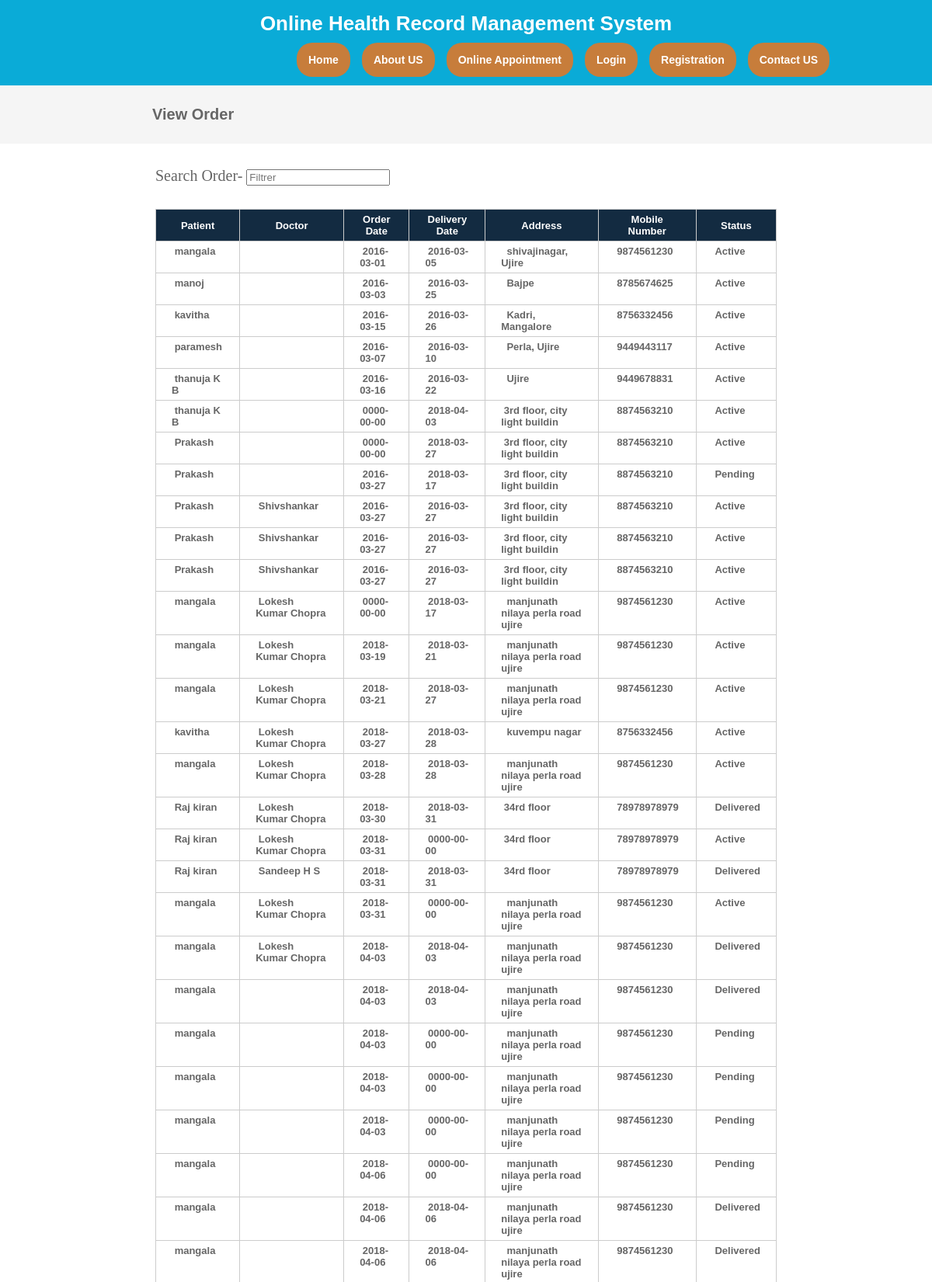
The page /vieworder.php (upper part) on the database its author committed.
### tables this page shows
CREATE TABLE `orders` (
  `orderid` int(10) NOT NULL,
  `patientid` int(10) NOT NULL,
  `doctorid` int(10) NOT NULL,
  `prescriptionid` int(10) NOT NULL,
  `orderdate` date NOT NULL,
  `deliverydate` date NOT NULL,
  `address` text NOT NULL,
  `mobileno` varchar(15) NOT NULL,
  `note` text NOT NULL,
  `status` varchar(10) NOT NULL,
  `payment_type` varchar(20) NOT NULL,
  `card_no` varchar(20) NOT NULL,
  `cvv_no` varchar(5) NOT NULL,
  `expdate` date NOT NULL,
  `card_holder` varchar(50) NOT NULL
);

CREATE TABLE `patient` (
  `patientid` int(10) NOT NULL,
  `patientname` varchar(50) NOT NULL,
  `admissiondate` date NOT NULL,
  `admissiontime` time NOT NULL,
  `address` varchar(250) NOT NULL,
  `mobileno` varchar(15) NOT NULL,
  `city` varchar(25) NOT NULL,
  `pincode` varchar(20) NOT NULL,
  `loginid` varchar(50) NOT NULL,
  `password` varchar(25) NOT NULL,
  `bloodgroup` varchar(20) NOT NULL,
  `gender` varchar(10) NOT NULL,
  `dob` date NOT NULL,
  `status` varchar(10) NOT NULL
);

CREATE TABLE `doctor` (
  `doctorid` int(10) NOT NULL,
  `doctorname` varchar(50) NOT NULL,
  `mobileno` varchar(15) NOT NULL,
  `departmentid` int(10) NOT NULL,
  `loginid` varchar(25) NOT NULL,
  `password` varchar(25) NOT NULL,
  `status` varchar(10) NOT NULL,
  `education` varchar(25) NOT NULL,
  `experience` float(11,1) NOT NULL,
  `consultancy_charge` float(10,2) NOT NULL
);

### vieworder.php (the view, shortened to what this page needs)
<?php
include("header.php");
include("dbconnection.php");
?>
<div class="wrapper col2">
  <div id="breadcrumb">
    <ul>
      <li class="first">View Order</li></ul>
  </div>
</div>
<div class="wrapper col4">
  <div id="container">
<section class="container">
<h2>Search Order- <input type="search" class="light-table-filter" data-table="order-table" placeholder="Filtrer" /></h2>
	<table class="order-table">
      <thead>
        <tr>
          <th>Patient</th>
          <th>Doctor</th>
          <th>Order Date</th>
          <th>Delivery Date</th>
          <th>Address</th>
          <th>Mobile Number</th>
          <th>Status</th>
        </tr>
        </thead>
         <tbody>
		 <?php
		$sql ="SELECT * FROM orders where orderid!='0' ";
		$qsql = mysqli_query($con,$sql);
		while($rs = mysqli_fetch_array($qsql))
		{
			$sqlpatient = "SELECT * FROM patient WHERE patientid='$rs[patientid]'";
			$qsqlpatient = mysqli_query($con,$sqlpatient);
			$rspatient = mysqli_fetch_array($qsqlpatient);
			$sqldoctor = "SELECT * FROM doctor WHERE doctorid='$rs[doctorid]'";
			$qsqldoctor = mysqli_query($con,$sqldoctor);
			$rsdoctor = mysqli_fetch_array($qsqldoctor);
        	echo "<tr>
          <td>&nbsp;$rspatient[patientname]</td>
          <td>&nbsp;$rsdoctor[doctorname]</td>
          <td>&nbsp;$rs[orderdate]</td>
          <td>&nbsp;$rs[deliverydate]</td>
		   <td>&nbsp;$rs[address]</td>
		    <td>&nbsp;$rs[mobileno]</td>
			 <td>&nbsp;";
			 if(isset($_SESSION[patientid]))
			{
				if($rs[status] == "Active")
				{
				echo "<a href='prescriptionorderreport.php?orderid=$rs[0]&prescriptionid=$rs[3]'>Orders</a>";
				}
				else
				{
				echo $rs[status];
				}
			}
			else
			{
				echo $rs[status];
			}
			 echo "</td>";
		echo "</tr>";
		}
		?>
      </tbody>
    </table>
    </section>
  </div>
</div>
<?php
include("footer.php");
?>

### layout/styles/layout.css (style rules this page uses)
html { overflow-y:scroll; }
body { margin:0; padding:0; font-size:13px; font-family:verdana, Arial, Helvetica, sans-serif; }
div.wrapper { display:block; width:100%; margin:0; text-align:left; }
.col2 { color:#666666; background-color:#F5F5F5; }
.col3, .col4 { color:#666666; background-color:#FFFFFF; }
#head, #gallery, #breadcrumb, #container, #footer { display:block; position:relative; padding: 0; margin:0 auto; }
#breadcrumb { padding: 26px 196px; font-size: 20px; font-weight: bold; }
#breadcrumb ul { margin:0; padding:0; list-style:none; }
#breadcrumb ul li { display:inline; }
#breadcrumb ul li.first { font-weight:bold; font-size: 20px; }
#container { padding: 30px 200px; }
#container h1, #container h2, #container h3, #container h4, #container h5, #container h6 { margin:0 0 15px 0; padding:0 0 15px 0; line-height:normal; font-weight:normal; font-size:20px; font-family:Georgia, "Times New Roman", Times, serif; }

### layout/styles/tables.css (style rules this page uses)
table { width:100%; border-collapse:collapse; table-layout:auto; vertical-align:top; margin-bottom:15px; border:1px solid #CCCCCC; }
table thead th { color:#FFFFFF; background-color:#132B41; border:1px solid #CCCCCC; border-collapse:collapse; text-align:center; table-layout:auto; vertical-align:middle; }
table tbody td { vertical-align:top; border-collapse:collapse; border-left:1px solid #CCCCCC; border-right:1px solid #CCCCCC; border-top:1px solid #CCCCCC; }
table thead th, table tbody td { padding:5px 20px; border-collapse:collapse; font-weight: bold; }

### rows shown on the page
orders: patientid.patientname "mangala", orderdate "2016-03-01", deliverydate "2016-03-05", address "shivajinagar, Ujire", mobileno "9874561230", status "Active"
orders: patientid.patientname "manoj", orderdate "2016-03-03", deliverydate "2016-03-25", address "Bajpe", mobileno "8785674625", status "Active"
orders: patientid.patientname "kavitha", orderdate "2016-03-15", deliverydate "2016-03-26", address "Kadri, Mangalore", mobileno "8756332456", status "Active"
orders: patientid.patientname "paramesh", orderdate "2016-03-07", deliverydate "2016-03-10", address "Perla, Ujire", mobileno "9449443117", status "Active"
orders: patientid.patientname "thanuja K B", orderdate "2016-03-16", deliverydate "2016-03-22", address "Ujire", mobileno "9449678831", status "Active"
orders: patientid.patientname "thanuja K B", orderdate "0000-00-00", deliverydate "2018-04-03", address "3rd floor, city light buildin", mobileno "8874563210", status "Active"
orders: patientid.patientname "Prakash", orderdate "0000-00-00", deliverydate "2018-03-27", address "3rd floor, city light buildin", mobileno "8874563210", status "Active"
orders: patientid.patientname "Prakash", orderdate "2016-03-27", deliverydate "2018-03-17", address "3rd floor, city light buildin", mobileno "8874563210", status "Pending"
orders: patientid.patientname "Prakash", doctorid.doctorname "Shivshankar", orderdate "2016-03-27", deliverydate "2016-03-27", address "3rd floor, city light buildin", mobileno "8874563210", status "Active"
orders: patientid.patientname "Prakash", doctorid.doctorname "Shivshankar", orderdate "2016-03-27", deliverydate "2016-03-27", address "3rd floor, city light buildin", mobileno "8874563210", status "Active"
orders: patientid.patientname "Prakash", doctorid.doctorname "Shivshankar", orderdate "2016-03-27", deliverydate "2016-03-27", address "3rd floor, city light buildin", mobileno "8874563210", status "Active"
orders: patientid.patientname "mangala", doctorid.doctorname "Lokesh Kumar Chopra", orderdate "0000-00-00", deliverydate "2018-03-17", address "manjunath nilaya perla road ujire", mobileno "9874561230", status "Active"
orders: patientid.patientname "mangala", doctorid.doctorname "Lokesh Kumar Chopra", orderdate "2018-03-19", deliverydate "2018-03-21", address "manjunath nilaya perla road ujire", mobileno "9874561230", status "Active"
orders: patientid.patientname "mangala", doctorid.doctorname "Lokesh Kumar Chopra", orderdate "2018-03-21", deliverydate "2018-03-27", address "manjunath nilaya perla road ujire", mobileno "9874561230", status "Active"
orders: patientid.patientname "kavitha", doctorid.doctorname "Lokesh Kumar Chopra", orderdate "2018-03-27", deliverydate "2018-03-28", address "kuvempu nagar", mobileno "8756332456", status "Active"
orders: patientid.patientname "mangala", doctorid.doctorname "Lokesh Kumar Chopra", orderdate "2018-03-28", deliverydate "2018-03-28", address "manjunath nilaya perla road ujire", mobileno "9874561230", status "Active"
orders: patientid.patientname "Raj kiran", doctorid.doctorname "Lokesh Kumar Chopra", orderdate "2018-03-30", deliverydate "2018-03-31", address "34rd floor", mobileno "78978978979", status "Delivered"
orders: patientid.patientname "Raj kiran", doctorid.doctorname "Lokesh Kumar Chopra", orderdate "2018-03-31", deliverydate "0000-00-00", address "34rd floor", mobileno "78978978979", status "Active"
orders: patientid.patientname "Raj kiran", doctorid.doctorname "Sandeep H S", orderdate "2018-03-31", deliverydate "2018-03-31", address "34rd floor", mobileno "78978978979", status "Delivered"
orders: patientid.patientname "mangala", doctorid.doctorname "Lokesh Kumar Chopra", orderdate "2018-03-31", deliverydate "0000-00-00", address "manjunath nilaya perla road ujire", mobileno "9874561230", status "Active"
orders: patientid.patientname "mangala", doctorid.doctorname "Lokesh Kumar Chopra", orderdate "2018-04-03", deliverydate "2018-04-03", address "manjunath nilaya perla road ujire", mobileno "9874561230", status "Delivered"
orders: patientid.patientname "mangala", orderdate "2018-04-03", deliverydate "2018-04-03", address "manjunath nilaya perla road ujire", mobileno "9874561230", status "Delivered"
orders: patientid.patientname "mangala", orderdate "2018-04-03", deliverydate "0000-00-00", address "manjunath nilaya perla road ujire", mobileno "9874561230", status "Pending"
orders: patientid.patientname "mangala", orderdate "2018-04-03", deliverydate "0000-00-00", address "manjunath nilaya perla road ujire", mobileno "9874561230", status "Pending"
orders: patientid.patientname "mangala", orderdate "2018-04-03", deliverydate "0000-00-00", address "manjunath nilaya perla road ujire", mobileno "9874561230", status "Pending"
orders: patientid.patientname "mangala", orderdate "2018-04-06", deliverydate "0000-00-00", address "manjunath nilaya perla road ujire", mobileno "9874561230", status "Pending"
orders: patientid.patientname "mangala", orderdate "2018-04-06", deliverydate "2018-04-06", address "manjunath nilaya perla road ujire", mobileno "9874561230", status "Delivered"
orders: patientid.patientname "mangala", orderdate "2018-04-06", deliverydate "2018-04-06", address "manjunath nilaya perla road ujire", mobileno "9874561230", status "Delivered"
